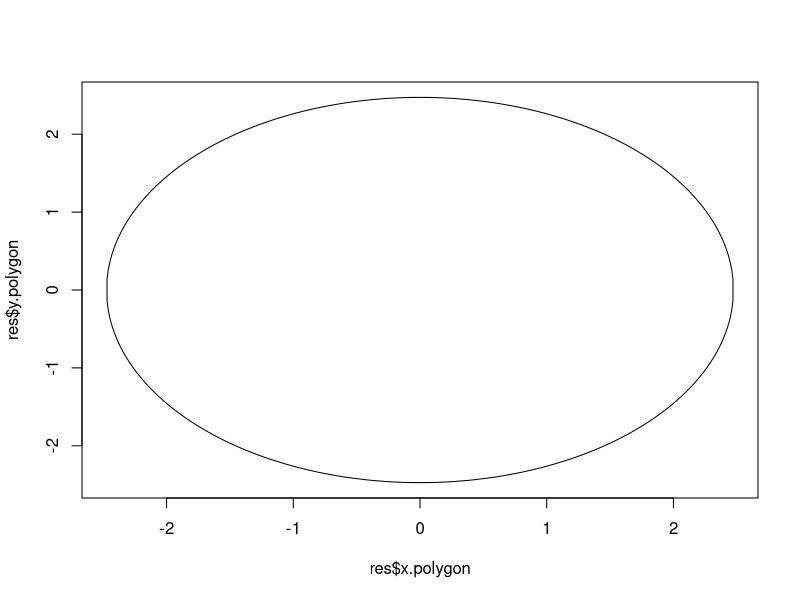
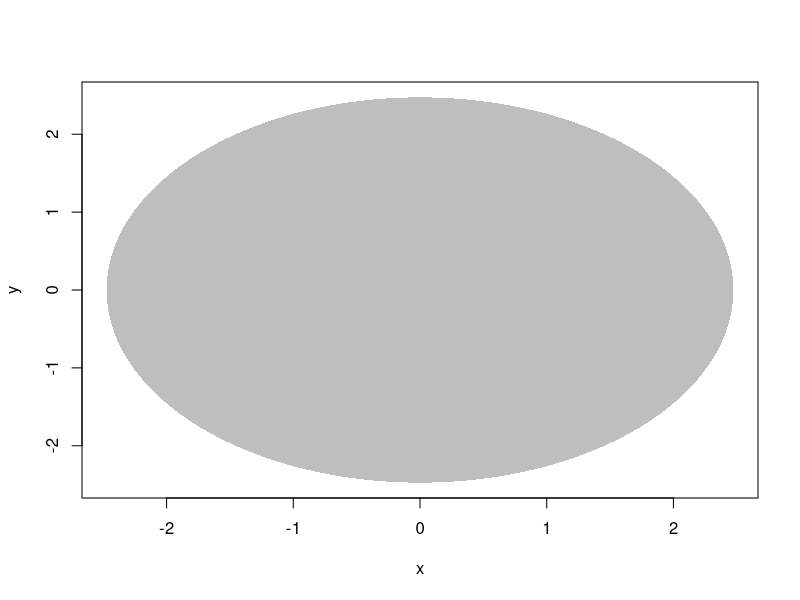

Write the R code that produced these figures, in order.
make_confidence_area <- function(x,y,pdf_xy,p,tol=10^(-2)){
  # Computes the coordinates of a polygon that delineates a confidence
  #     area associated with probability p.
  # The components of x (and of y) must be equally spaced.
  
  h.x <- x[2] - x[1]
  h.y <- y[2] - y[1]
  
  pdf_xy_h2 <- pdf_xy * h.x * h.y # The sum of all entries of pdf_xy_h2 should ne close to 1.
  
  # Use bisection to find limit value of pdf_xy_h2 to get probability p within the area:
  z.up <- max(pdf_xy_h2)
  z.lo <- 0
  error <- 1000
  while(error > tol){
    pdf_xy_h2_aux <- pdf_xy_h2
    pdf_xy_h2_aux[pdf_xy_h2<(z.lo+z.up)/2] <- 0
    aux <- sum(pdf_xy_h2_aux) - p
    if(aux>0){
      z.lo <- (z.lo+z.up)/2
    }else{
      z.up <- (z.lo+z.up)/2
    }
    error <- abs(aux)
    print(error)
  }
  
  M <- pdf_xy_h2_aux
  M[M>0] <- 1 # Then the matrix M is filled only with 0 and 1.
  x.polygon.1 <- NULL
  x.polygon.2 <- NULL
  y.polygon.1 <- NULL
  y.polygon.2 <- NULL
  for(i in 1:length(x)){
    if(sum(M[i,])>0){
      x.polygon.1 <- c(x.polygon.1,x[i])
      x.polygon.2 <- c(x.polygon.2,x[i])
      index.y <- which(M[i,]>0)
      y.polygon.1 <- c(y.polygon.1,y[index.y[1]])
      y.polygon.2 <- c(y.polygon.2,y[index.y[length(index.y)]])
    }
  }
  
  x.polygon <- c(x.polygon.1,rev(x.polygon.2),x.polygon.1[1])
  y.polygon <- c(y.polygon.1,rev(y.polygon.2),y.polygon.1[1])
  
  return(list(
    x.polygon = x.polygon,
    y.polygon = y.polygon
  ))
}

x <- seq(-4,30,by=.01)
y <- seq(-4,4,by=.001)
pdf_xy <- matrix(dnorm(x),ncol=1) %*% matrix(dnorm(y),nrow=1)

p <- .95
res <- make_confidence_area(x,y,pdf_xy,p)

plot(res$x.polygon,res$y.polygon,type="l")


x <- res$x.polygon
y <- res$y.polygon
n <- length(x)
t <- 1:n
ts <- seq(1, n, by = 1/10)
xs <- splinefun(t, x,method = "fmm")(ts)
ys <- splinefun(t, y,method = "fmm")(ts)

plot(x, y,col="white")
polygon(x,y,col="grey", border = NaN)
#lines(xs, ys)


